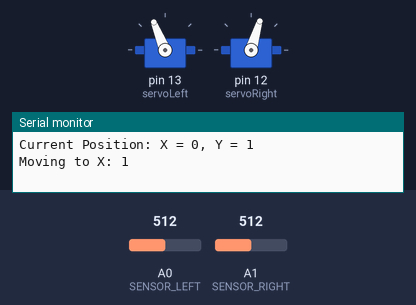
A sketch run on a simulated Arduino Uno, built with avr-gcc and run on an emulated ATmega328P. Parts: 2 × servo, the last lines printed to the serial monitor. The inputs (shaded band) are chosen by the test bench; at power-on: A0 (SENSOR_LEFT) = 512, A1 (SENSOR_RIGHT) = 512.

Above: at 2.2 s.
2.3 s: A0 (SENSOR_LEFT) set to 152
4.0 s: A0 (SENSOR_LEFT) set to 132
At 4.51 s:
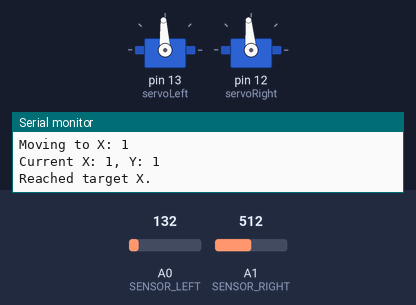
At 5.2 s:
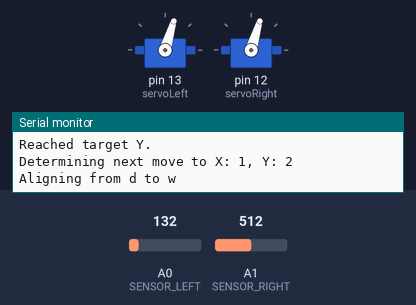
Timing chart, 0 to 7.0 s (numbered marks = the images above; inputs shaded):
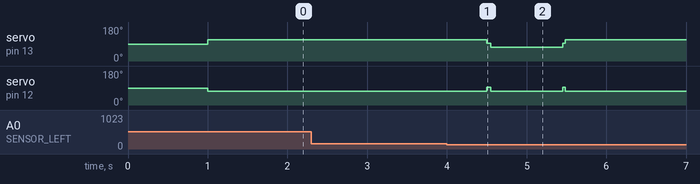

Measured:
- the behaviour switches between 140 and 139 on A0 (SENSOR_LEFT) (found by bisection; images 0 and 1)
- after the input at 2.3 s, every drawn part: stays the same
- after the input at 4.0 s, servo on pin 13 (servoLeft): 112° → 73° after 0.50 s, → 112° 0.95 s later; servo on pin 12 (servoRight): alternates 95° for 0.04 s and 73° for 0.90 s, 4 changes in all, then stays 73°, starting after 0.50 s

The sketch:

Gridfollowing_Robotics.ino
```cpp
#include <Servo.h>  // Include the Servo library

#define SENSOR_LEFT A0
#define SENSOR_RIGHT A1
#define THRESHOLD_BLACK 140  // Threshold for detecting black (adjust as needed)

Servo servoLeft;   // Create servo object for the left motor
Servo servoRight;  // Create servo object for the right motor

// Define the target coordinates
int targetX[] = {1, 1, 3, 3, 4, 4, 5, 5,6};
int targetY[] = {1, 2, 2, 3, 3, 2, 2, 4, 4};

// Define current position and direction
int currentX = 0;
int currentY = 1;
char currentDirection = 'd';  // Initial direction pointing right

void setup() {
  servoLeft.attach(13);
  servoRight.attach(12);
  pinMode(SENSOR_LEFT, INPUT);
  pinMode(SENSOR_RIGHT, INPUT);
  Serial.begin(9600);
  delay(1000);
}

void loop() {
  for (int i = 0; i < 9; i++) { // Ensure loop goes through all targets
    Serial.print("Current Position: X = ");
    Serial.print(currentX);
    Serial.print(", Y = ");
    Serial.println(currentY);

    // Step 1: Move to targetX
    moveToX(targetX[i]);

    // Step 2: Move to targetY
    moveToY(targetY[i]);

    // Determine the next move if there's a next target
    if (i < 8) { // Ensure we do not go out of bounds
      determineNextMove(targetX[i + 1], targetY[i + 1]);
    }
  }

  stopMotors();
  Serial.println("Reached final target. Stopping.");
  while (true);  // Infinite loop to stop further execution
}

void moveToX(int targetX) {
  Serial.print("Moving to X: ");
  Serial.println(targetX);

  if (currentX < targetX) {
    alignDirection('d');
    while (currentX < targetX) {
      forward();
      int sensorLeftValue = analogRead(SENSOR_LEFT);
      if (sensorLeftValue < THRESHOLD_BLACK) {
        currentX++;
        Serial.print("Current X: ");
        Serial.print(currentX);
        Serial.print(", Y: ");
        Serial.println(currentY);
        delay(500);
      }
    }
  } else if (currentX > targetX) {
    alignDirection('a');
    while (currentX > targetX) {
      forward();
      int sensorLeftValue = analogRead(SENSOR_LEFT);
      if (sensorLeftValue < THRESHOLD_BLACK) {
        currentX--;
        Serial.print("Current X: ");
        Serial.print(currentX);
        Serial.print(", Y: ");
        Serial.println(currentY);
        delay(500);
      }
    }
  }
  stopMotors();
  Serial.println("Reached target X.");
}

void moveToY(int targetY) {
  Serial.print("Moving to Y: ");
  Serial.println(targetY);

  if (currentY < targetY) {
    alignDirection('w');
    while (currentY < targetY) {
      forward();
      int sensorRightValue = analogRead(SENSOR_RIGHT);
      if (sensorRightValue < THRESHOLD_BLACK) {
        currentY++;
        Serial.print("Current X: ");
        Serial.print(currentX);
        Serial.print(", Y: ");
        Serial.println(currentY);
        delay(500);
      }
    }
  } else if (currentY > targetY) {
    alignDirection('s');
    while (currentY > targetY) {
      forward();
      int sensorRightValue = analogRead(SENSOR_RIGHT);
      if (sensorRightValue < THRESHOLD_BLACK) {
        currentY--;
        Serial.print("Current X: ");
        Serial.print(currentX);
        Serial.print(", Y: ");
        Serial.println(currentY);
        delay(500);
      }
    }
  }
  stopMotors();
  Serial.println("Reached target Y.");
}

void determineNextMove(int nextX, int nextY) {
  Serial.print("Determining next move to X: ");
  Serial.print(nextX);
  Serial.print(", Y: ");
  Serial.println(nextY);

  if (currentX == nextX) {
    // Check Y values if X values are the same
    if (nextY > currentY) {
      alignDirection('w');
    } else if (nextY < currentY) {
      alignDirection('s');
    }
  } else if (currentY == nextY) {
    // Check X values if Y values are the same
    if (nextX > currentX) {
      alignDirection('d');
    } else if (nextX < currentX) {
      alignDirection('a');
    }
  }

  Serial.println("Turn completed.");
}

void alignDirection(char desiredDirection) {
  if (currentDirection == desiredDirection) return;

  Serial.print("Aligning from ");
  Serial.print(currentDirection);
  Serial.print(" to ");
  Serial.println(desiredDirection);

  if (currentDirection == 'd') {
    if (desiredDirection == 'w') {
      turnLeft();
    } else if (desiredDirection == 's') {
      turnRight();
    } else if (desiredDirection == 'a') {
      turnLeft();
      turnLeft();
    }
  } else if (currentDirection == 'a') {
    if (desiredDirection == 'w') {
      turnRight();
    } else if (desiredDirection == 's') {
      turnLeft();
    } else if (desiredDirection == 'd') {
      turnRight();
      turnRight();
    }
  } else if (currentDirection == 'w') {
    if (desiredDirection == 'd') {
      turnRight();
    } else if (desiredDirection == 'a') {
      turnLeft();
    } else if (desiredDirection == 's') {
      turnRight();
      turnRight();
    }
  } else if (currentDirection == 's') {
    if (desiredDirection == 'd') {
      turnLeft();
    } else if (desiredDirection == 'a') {
      turnRight();
    } else if (desiredDirection == 'w') {
      turnLeft();
      turnLeft();
    }
  }
  currentDirection = desiredDirection;
}

void forward() {
  servoLeft.writeMicroseconds(1700);
  servoRight.writeMicroseconds(1300);
}

void turnLeft() {
  servoLeft.writeMicroseconds(1300);
  servoRight.writeMicroseconds(1300);
  delay(900);  // Adjust delay as needed for a 90-degree turn
}

void turnRight() {
  servoLeft.writeMicroseconds(1700);
  servoRight.writeMicroseconds(1700);
  delay(900);  // Adjust delay as needed for a 90-degree turn
}

void stopMotors() {
  servoLeft.writeMicroseconds(1500);
  servoRight.writeMicroseconds(1520);
}
```
